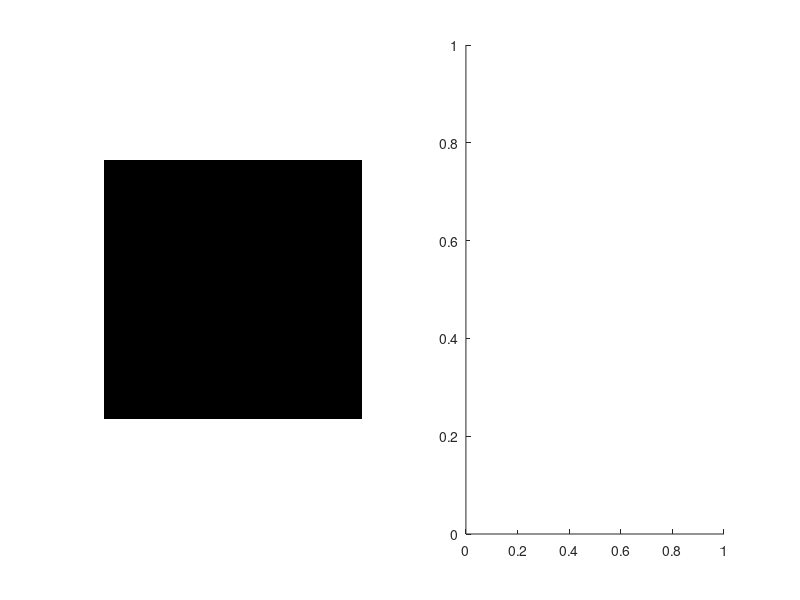

Reproduce this figure in MATLAB. (Note: this script raises an error after producing the figure.)
N = 5;
im_pad = padarray(I, [floor(N/2) floor(N/2)]);
im_col = im2col(im_pad, [N N], 'sliding');
sorted_cols = sort(im_col, 1, 'ascend');
med_vector = sorted_cols(floor(N*N/2) + 1, :);
out = col2im(med_vector, [N N], size(im_pad), 'sliding');
subplot(1,2,1);
imshow(out);
subplot(1,2,2);
imshow(new);